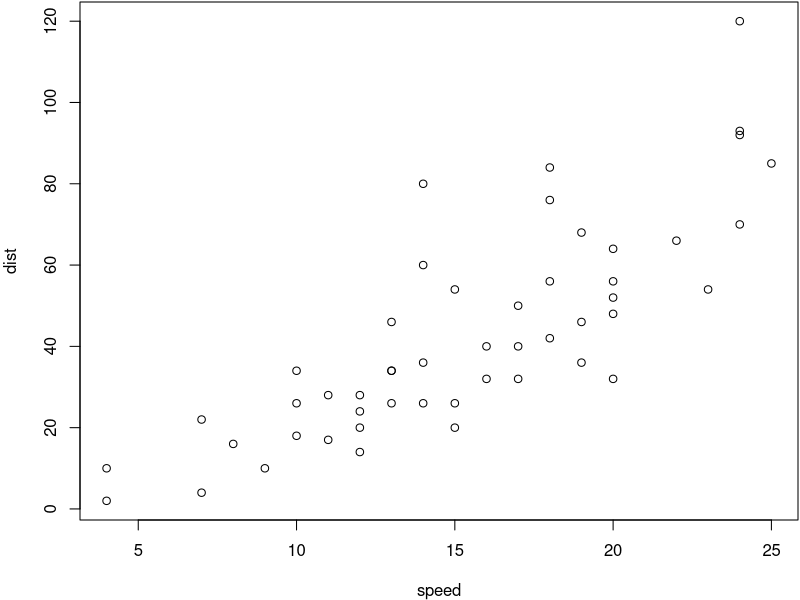
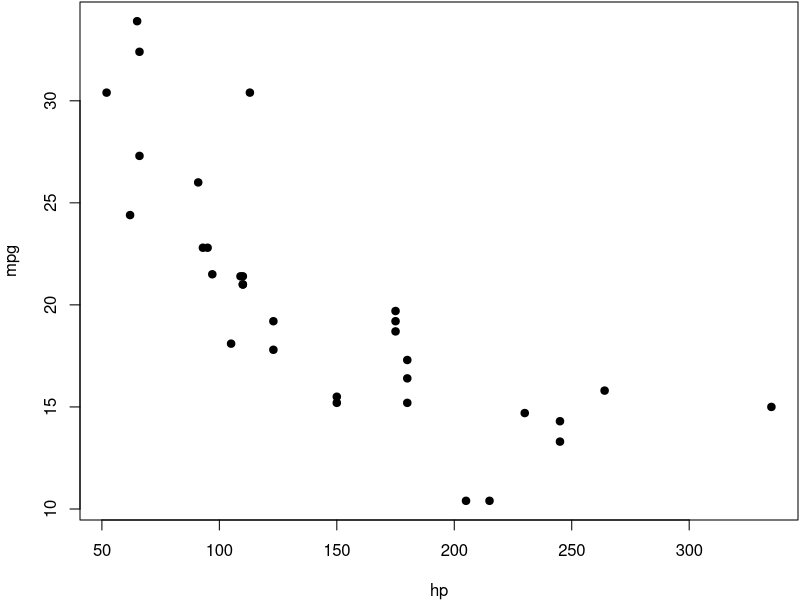

The R source for these figures, in order:
## ---- chunk 1
knitr::opts_chunk$set(echo = FALSE)
## ---- chunk 2
par(mar = c(4, 4, .1, .1))
plot(cars)
plot(mpg ~ hp, data = mtcars, pch = 19)
## ---- chunk 3
# quick plot of NAs
# count_nas <- (as.numeric(lapply(physical(carListingsClean), FUN=function(x) sum(is.na(x))))/nrow(carListingsClean)) %>%
# #   'names<-'(names(carListingsClean))
# # sorted <- rev(sort(count_nas))
# # barplot(sorted, cex.names = 0.5, las = 2)
# title(main = '% NAs in used cars data')
